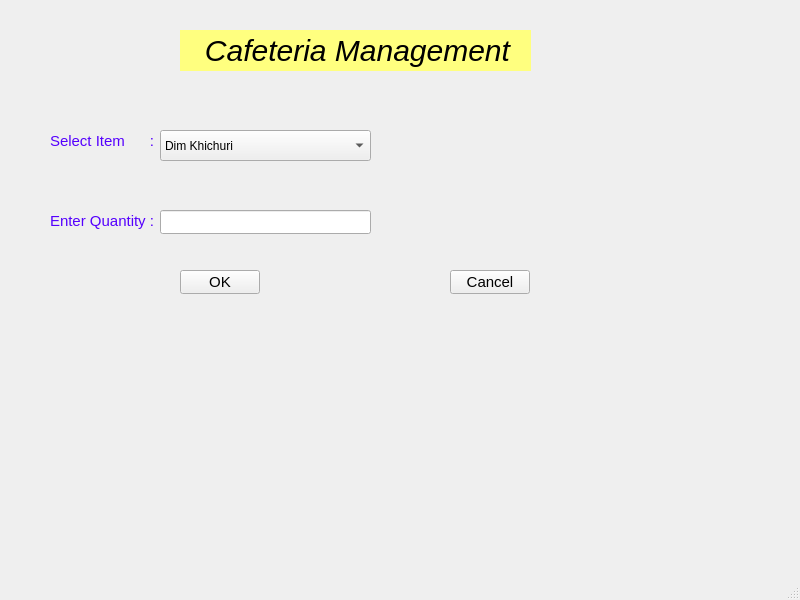
<?xml version="1.0" encoding="UTF-8"?>
<ui version="4.0">
 <class>MainWindow</class>
 <widget class="QMainWindow" name="MainWindow">
  <property name="geometry">
   <rect>
    <x>0</x>
    <y>0</y>
    <width>800</width>
    <height>600</height>
   </rect>
  </property>
  <property name="windowTitle">
   <string>MainWindow</string>
  </property>
  <widget class="QWidget" name="centralwidget">
   <widget class="QLabel" name="label">
    <property name="geometry">
     <rect>
      <x>180</x>
      <y>30</y>
      <width>351</width>
      <height>41</height>
     </rect>
    </property>
    <property name="styleSheet">
     <string notr="true">QLabel{
	background-color: rgb(170, 255, 0);
	
	background-color: rgb(255, 255, 127);
	color: rgb(0, 0, 0);
font-size:30px;
font-style:italic
}
</string>
    </property>
    <property name="text">
     <string>   Cafeteria Management</string>
    </property>
   </widget>
   <widget class="QLabel" name="label_2">
    <property name="geometry">
     <rect>
      <x>50</x>
      <y>130</y>
      <width>131</width>
      <height>21</height>
     </rect>
    </property>
    <property name="styleSheet">
     <string notr="true">QLabel{
	
font-size:15px;
	color: rgb(85, 0, 254);
}
</string>
    </property>
    <property name="text">
     <string>Select Item      :</string>
    </property>
   </widget>
   <widget class="QLabel" name="label_3">
    <property name="geometry">
     <rect>
      <x>50</x>
      <y>210</y>
      <width>121</width>
      <height>21</height>
     </rect>
    </property>
    <property name="styleSheet">
     <string notr="true">QLabel{
	
font-size:15px;
	color: rgb(85, 0, 254);
}
</string>
    </property>
    <property name="text">
     <string>Enter Quantity :</string>
    </property>
   </widget>
   <widget class="QComboBox" name="comboBox">
    <property name="geometry">
     <rect>
      <x>160</x>
      <y>130</y>
      <width>211</width>
      <height>31</height>
     </rect>
    </property>
    <property name="styleSheet">
     <string notr="true">QComboBox{
font-size: 15px
	color: rgb(121, 121, 121);
}</string>
    </property>
    <item>
     <property name="text">
      <string>Dim Khichuri </string>
     </property>
    </item>
    <item>
     <property name="text">
      <string>Murgi Khichuri </string>
     </property>
    </item>
    <item>
     <property name="text">
      <string>SadaVat + Sobji +  Dim</string>
     </property>
    </item>
    <item>
     <property name="text">
      <string>SadaVat + Sobji + Murgi / Mach</string>
     </property>
    </item>
    <item>
     <property name="text">
      <string>Morog Polaw</string>
     </property>
    </item>
   </widget>
   <widget class="QPushButton" name="pushButton">
    <property name="geometry">
     <rect>
      <x>180</x>
      <y>270</y>
      <width>80</width>
      <height>24</height>
     </rect>
    </property>
    <property name="styleSheet">
     <string notr="true">QPushButton{
font-size: 15px
}</string>
    </property>
    <property name="text">
     <string>OK</string>
    </property>
   </widget>
   <widget class="QLineEdit" name="lineEdit">
    <property name="geometry">
     <rect>
      <x>160</x>
      <y>210</y>
      <width>211</width>
      <height>24</height>
     </rect>
    </property>
    <property name="styleSheet">
     <string notr="true">QLineedit{
font-size:15px;
}</string>
    </property>
    <property name="text">
     <string/>
    </property>
   </widget>
   <widget class="QPushButton" name="pushButton_2">
    <property name="geometry">
     <rect>
      <x>450</x>
      <y>270</y>
      <width>80</width>
      <height>24</height>
     </rect>
    </property>
    <property name="styleSheet">
     <string notr="true">QPushButton{
font-size: 15px
}</string>
    </property>
    <property name="text">
     <string>Cancel</string>
    </property>
   </widget>
  </widget>
  <widget class="QMenuBar" name="menubar">
   <property name="geometry">
    <rect>
     <x>0</x>
     <y>0</y>
     <width>800</width>
     <height>21</height>
    </rect>
   </property>
  </widget>
  <widget class="QStatusBar" name="statusbar"/>
 </widget>
 <resources/>
 <connections/>
</ui>
